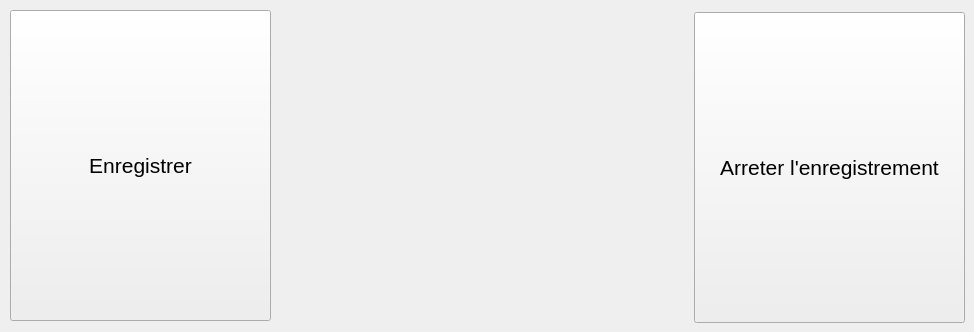
         <widget class="QWidget" name="tab_12">
          <attribute name="title">
           <string>Caméra</string>
          </attribute>
          <widget class="QPushButton" name="pushButton_21">
           <property name="geometry">
            <rect>
             <x>10</x>
             <y>10</y>
             <width>261</width>
             <height>311</height>
            </rect>
           </property>
           <property name="font">
            <font>
             <pointsize>16</pointsize>
            </font>
           </property>
           <property name="text">
            <string>Enregistrer</string>
           </property>
          </widget>
          <widget class="QPushButton" name="pushButton_22">
           <property name="geometry">
            <rect>
             <x>694</x>
             <y>12</y>
             <width>271</width>
             <height>311</height>
            </rect>
           </property>
           <property name="font">
            <font>
             <pointsize>16</pointsize>
            </font>
           </property>
           <property name="text">
            <string>Arreter l'enregistrement</string>
           </property>
          </widget>
          <widget class="QLabel" name="rec">
           <property name="geometry">
            <rect>
             <x>340</x>
             <y>90</y>
             <width>301</width>
             <height>151</height>
            </rect>
           </property>
           <property name="font">
            <font>
             <pointsize>16</pointsize>
            </font>
           </property>
           <property name="text">
            <string/>
           </property>
          </widget>
         </widget>
